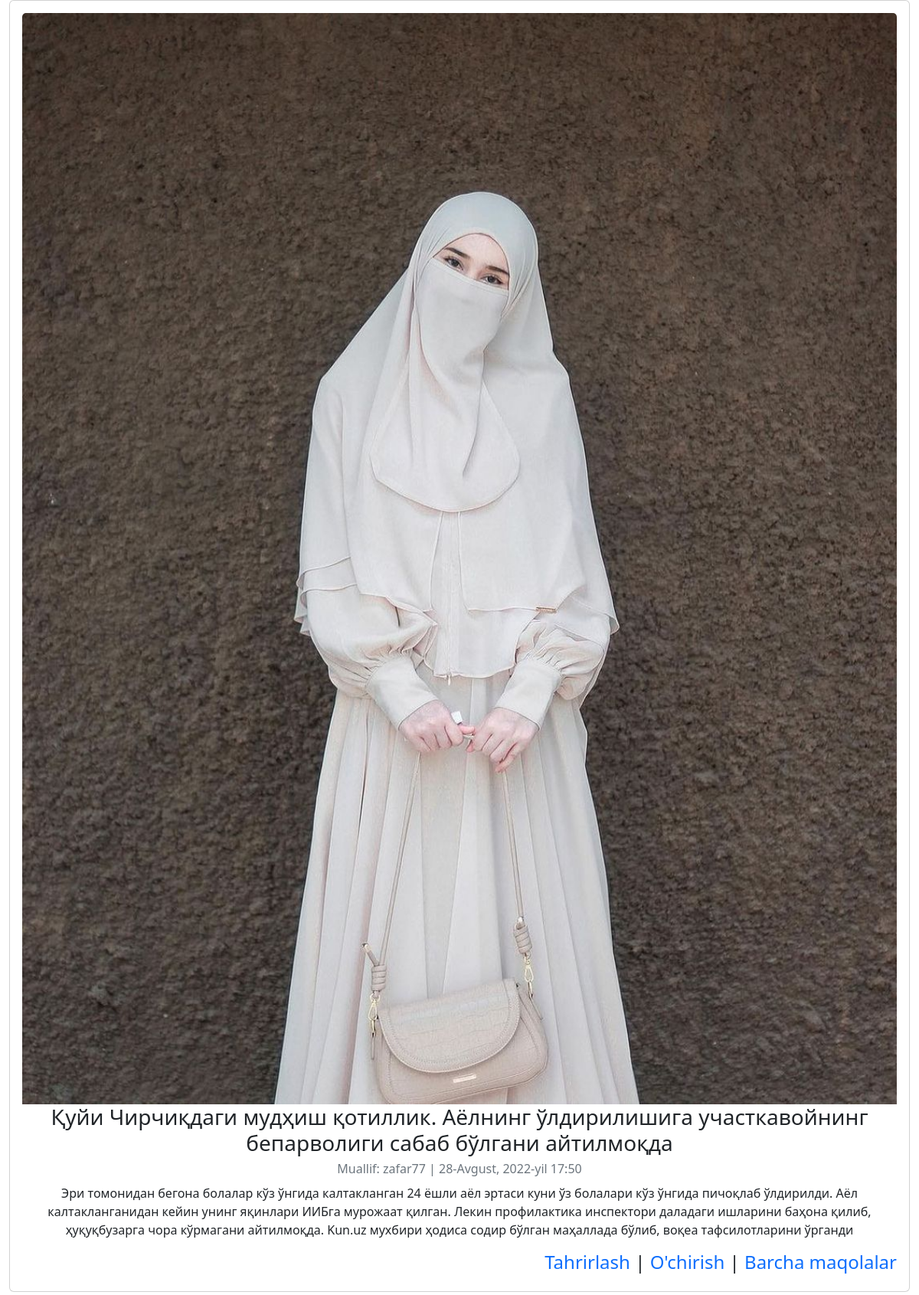
/articles/1/, run on the app's committed database.
### articles/models.py (models this page shows, shortened)
class Articles(models.Model):
    title = models.CharField(max_length=200)
    summary = models.CharField(max_length=200, blank=True)
    body = RichTextField()
    photo = models.ImageField(upload_to='images/', blank=True)
    add_date = models.DateTimeField(auto_now_add=True)
    author = models.ForeignKey(
        get_user_model(),
        on_delete=models.CASCADE,
    )

### accounts/models.py (models this page shows)
class CustomUser(AbstractUser):
    age = models.PositiveIntegerField(null=True, blank=True)

### articles/views.py (the view)
# urls.py: path('<int:pk>/', ArticleDetailView.as_view(), name='article_detail'),
class ArticleDetailView(DetailView):
    model = Articles
    template_name = 'article_detail.html'

### templates/article_detail.html (shortened to what this page needs)
{% extends 'base.html' %}
{% block content %}
    <div class="container-fluid">
        <div class="card">
            <div class="card-body">
                {% if object.photo %}
                    <img class="card-img-top" src="{{ object.photo.url }}" alt={{ object.title }}>
                {% endif %}
                <h3 class="card-title">{{ object.title }}</h3>
                <p class="card-subtitle mb-2 text-muted">Muallif: {{ object.author }} | {{ object.add_date }}</p>
                <p class="card-text">{{ object.body | safe }}<br>
                <h4 class="text-all"><a href="{% url 'article_edit' object.pk %}">Tahrirlash</a> | <a href="{% url 'article_delete' object.pk %}">O'chirish</a> | <a href="{% url 'article_list'%}">Barcha maqolalar</a></h4>
            </div>
        </div>
    </div>
{% endblock content %}

### templates/base.html (style rules this page uses)
a { text-decoration: none; text-align: right; }
.text-all { text-align: right; }

### data on the page
Articles: photo (picture), title "Қуйи Чирчиқдаги мудҳиш қотиллик. Аёлнинг ўлдирилишига участкавойнинг бепарволиги сабаб бўлгани айтилмоқда", author "zafar77", add_date "28-Avgust, 2022-yil 17:50", body "Эри томонидан бегона болалар кўз ўнгида калтакланган 24 ёшли аёл эртаси куни ўз болалари кўз ўнгида пичоқлаб ўлдирилди. Аёл калтакланганидан кейин унинг яқинлари ИИБга мурожаат қилган. Лекин профилактика инспектори даладаги ишларини баҳона қилиб, ҳуқуқбузарга чора кўрмагани айтилмоқда. Kun.uz мухбири ҳодиса содир бўлган маҳаллада бўлиб, воқеа тафсилотларини ўрганди"
